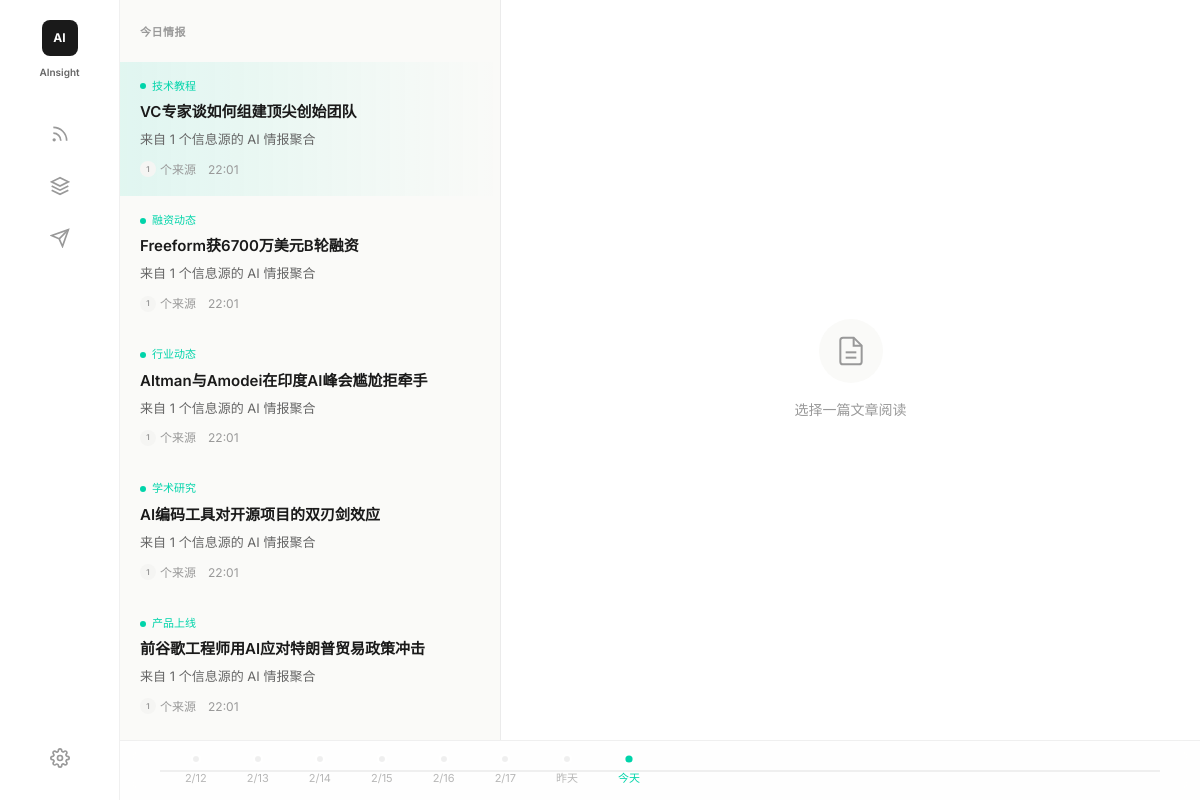
The page / on the database its author committed.
### src/database/models.py (models this page shows, shortened)
class Topic(Base):
    __tablename__ = "topics"
    id = Column(Integer, primary_key=True, autoincrement=True)
    title = Column(String(200), nullable=False, comment="主题标题")
    slug = Column(String(100), unique=True, nullable=False, comment="URL 友好标识")
    description = Column(Text, comment="主题描述")
    keywords = Column(Text, comment="关键词，空格分隔")
    category = Column(SQLEnum(IntelCategoryEnum), comment="情报类型")
    tags = Column(JSON, comment="标签列表")
    heat_score = Column(Integer, default=0, comment="热度评分 1-100")
    source_count = Column(Integer, default=0, comment="关联的原始内容数量")
    status = Column(SQLEnum(TopicStatusEnum), default=TopicStatusEnum.ACTIVE, comment="主题状态")
    merged_into_id = Column(Integer, ForeignKey("topics.id"), comment="合并到的主题 ID")
    first_seen_at = Column(DateTime, comment="首次发现时间")
    last_updated_at = Column(DateTime, comment="最后更新时间")
    created_at = Column(DateTime, server_default=func.now())
    raw_contents = relationship("RawContent", back_populates="topic")
    intelligence_package = relationship("IntelligencePackage", back_populates="topic", uselist=False)
    merged_topics = relationship("Topic", backref="merged_into", remote_side=[id])
    __table_args__ = (
        Index("idx_topics_category", "category"),
        Index("idx_topics_status", "status"),
        Index("idx_topics_heat", "heat_score"),
        Index("idx_topics_slug", "slug"),
    )

### src/web/app.py (the view)
@app.get("/", response_class=HTMLResponse)
async def index(request: Request):
    stats = await db.get_clustering_stats()
    topics = await db.get_active_topics(limit=10)
    topics_with_intel = []
    for topic in topics:
        intel = await db.get_topic_intelligence(topic.id)
        topics_with_intel.append({
            "topic": topic,
            "intel": intel,
        })
    return templates.TemplateResponse("index.html", {
        "request": request,
        "stats": stats,
        "topics_with_intel": topics_with_intel,
        "now": datetime.now(),
    })

### src/web/templates/index.html (shortened to what this page needs)
{% extends "base.html" %}
{% block content %}
<div class="content-area">
    <div class="summary-panel">
        <div class="summary-header">今日情报</div>
        {% if topics_with_intel %}
        {% for item in topics_with_intel %}
        <div class="news-item {% if loop.first %}active{% endif %}" data-id="{{ item.topic.id }}">
            <div class="news-category">
                <span class="news-category-dot"></span>
                {% if item.topic.category %}
                    {% if item.topic.category.value == 'model_release' %}模型发布
                    {% elif item.topic.category.value == 'funding' %}融资动态
                    {% elif item.topic.category.value == 'product_launch' %}产品上线
                    {% elif item.topic.category.value == 'research' %}学术研究
                    {% elif item.topic.category.value == 'drama' %}行业动态
                    {% elif item.topic.category.value == 'tutorial' %}技术教程
                    {% elif item.topic.category.value == 'market_signal' %}市场信号
                    {% else %}资讯{% endif %}
                {% else %}资讯{% endif %}
            </div>
            <div class="news-title">{{ item.topic.title }}</div>
            <div class="news-summary">
                {% if item.intel and item.intel.tldr %}
                {{ item.intel.tldr[:150] }}{% if item.intel.tldr|length > 150 %}...{% endif %}
                {% elif item.topic.description %}
                {{ item.topic.description[:120] }}{% if item.topic.description|length > 120 %}...{% endif %}
                {% else %}
                来自 {{ item.topic.source_count }} 个信息源的 AI 情报聚合
                {% endif %}
            </div>
            <div class="news-meta">
                <span class="news-source">
                    <span class="news-source-avatar">{{ item.topic.source_count }}</span>
                    个来源
                </span>
                <span>{{ item.topic.first_seen_at.strftime('%H:%M') if item.topic.first_seen_at else '今天' }}</span>
            </div>
        </div>
        {% endfor %}
        {% else %}
        <div class="news-item">
            <div class="news-title">暂无情报</div>
            <div class="news-summary">运行抓取器开始从配置的数据源聚合 AI 资讯</div>
        </div>
        {% endif %}
    </div>
    <div class="article-panel">
        {% if topics and topics|length > 0 %}
        {% set first_topic = topics[0] %}
        <div class="article-header">
            <div class="source-tabs">
                <div class="source-tab active" data-source="main">
                    <span class="source-tab-avatar">
                        {% if first_topic.category %}
                            {% if first_topic.category.value == 'model_release' %}AI
                            {% elif first_topic.category.value == 'funding' %}VC
                            {% elif first_topic.category.value == 'product_launch' %}PH
                            {% elif first_topic.category.value == 'research' %}RX
                            {% elif first_topic.category.value == 'drama' %}TW
                            {% elif first_topic.category.value == 'tutorial' %}GH
                            {% elif first_topic.category.value == 'market_signal' %}MK
                            {% else %}RS{% endif %}
                        {% else %}RS{% endif %}
                    </span>
                    <span class="source-tab-name">
                        {% if first_topic.category %}
                            {% if first_topic.category.value == 'model_release' %}AI 资讯
                            {% elif first_topic.category.value == 'funding' %}投资动态
                            {% elif first_topic.category.value == 'product_launch' %}产品发布
                            {% elif first_topic.category.value == 'research' %}学术论文
                            {% elif first_topic.category.value == 'drama' %}社交媒体
                            {% elif first_topic.category.value == 'tutorial' %}技术博客
                            {% elif first_topic.category.value == 'market_signal' %}市场观察
                            {% else %}RSS 订阅{% endif %}
                        {% else %}RSS 订阅{% endif %}
                    </span>
                </div>
            </div>
            <a href="/topic/{{ first_topic.id }}" class="article-source-link" title="查看详情">
                <svg width="18" height="18" viewBox="0 0 24 24" fill="none" stroke="currentColor" stroke-width="2">
                    <path d="M18 13v6a2 2 0 0 1-2 2H5a2 2 0 0 1-2-2V8a2 2 0 0 1 2-2h6"/>
                    <polyline points="15 3 21 3 21 9"/>
                    <line x1="10" y1="14" x2="21" y2="3"/>
                </svg>
            </a>
        </div>
        <div class="article-content">
            <h1 class="article-title">{{ first_topic.title }}</h1>
            <div class="article-meta">
                <span>{{ first_topic.first_seen_at.strftime('%Y-%m-%d %H:%M') if first_topic.first_seen_at else '今天' }}</span>
                <span>热度: {{ first_topic.heat_score }}</span>
            </div>
            <div class="article-body">
                {% if first_topic.description %}
                <p>{{ first_topic.description }}</p>
                {% endif %}
                {% if first_topic.keywords %}
                <p><strong>关键词:</strong> {{ first_topic.keywords }}</p>
                {% endif %}
                <p>本主题聚合自 {{ first_topic.source_count }} 个不同信息源，经过 AI 分析整合后呈现。</p>
            </div>
            <div class="ai-analysis">
                <div class="ai-analysis-header">
                    <svg width="16" height="16" viewBox="0 0 24 24" fill="currentColor">
                        <path d="M12 2L2 7l10 5 10-5-10-5z"/>
                        <path d="M2 17l10 5 10-5"/>
                        <path d="M2 12l10 5 10-5"/>
                    </svg>
                    AI 分析
                </div>
                <div class="ai-analysis-content">
                    {% if first_topic.heat_score and first_topic.heat_score > 50 %}
                    该主题在多个平台上引发热议，聚合情报显示市场关注度较高，可能对 AI 行业产生重要影响。建议持续关注后续发展。
                    {% else %}
                    该主题已从您配置的数据源中识别并聚合。AI 分析表明，基于您设置的关键词和 KOL 追踪，该主题与您的关注领域相关。
                    {% endif %}
                </div>
            </div>
        </div>
        {% else %}
        <div class="empty-article">
            <div class="empty-article-icon">
                <svg width="32" height="32" viewBox="0 0 24 24" fill="none" stroke="currentColor" stroke-width="1.5">
                    <path d="M14 2H6a2 2 0 0 0-2 2v16a2 2 0 0 0 2 2h12a2 2 0 0 0 2-2V8z"/>
                    <polyline points="14 2 14 8 20 8"/>
                    <line x1="16" y1="13" x2="8" y2="13"/>
                    <line x1="16" y1="17" x2="8" y2="17"/>
                </svg>
            </div>
            <div class="empty-article-text">选择一篇文章阅读</div>
        </div>
        {% endif %}
    </div>
</div>
{% endblock %}

### src/web/static/css/style.css (style rules this page uses)
:root { --bg-cream: #FAFAF8; --bg-white: #FFFFFF; --bg-hover: #F5F5F3; --text-primary: #1A1A1A; --text-secondary: #666666; --text-muted: #999999; --cyber-green: #00D4AA; --cyber-green-light: rgba(0, 212, 170, 0.1); --border-light: rgba(0, 0, 0, 0.06); --border-divider: rgba(0, 0, 0, 0.08); --sidebar-width: calc(100vw / 7); --font-family: 'Inter', -apple-system, BlinkMacSystemFont, 'SF Pro Display', system-ui, sans-serif; --timeline-height: 60px; }
*, *::before, *::after { box-sizing: border-box; margin: 0; padding: 0; }
html, body { width: 100vw; height: 100vh; overflow: hidden; font-family: var(--font-family); font-size: 14px; line-height: 1.6; color: var(--text-primary); background: var(--bg-cream); -webkit-font-smoothing: antialiased; }
.content-area { flex: 1; display: flex; overflow: hidden; }
.summary-panel { width: 380px; height: 100%; overflow-y: auto; padding: 24px 20px; background: var(--bg-cream); }
.summary-header { font-size: 11px; font-weight: 600; color: var(--text-muted); text-transform: uppercase; letter-spacing: 0.5px; margin-bottom: 20px; }
.news-item { padding: 16px 0; cursor: pointer; transition: all 0.15s ease; border-bottom: 1px solid transparent; }
.news-item.active { background: linear-gradient(90deg, var(--cyber-green-light) 0%, transparent 100%); margin: 0 -20px; padding: 16px 20px; }
.news-category { font-size: 11px; font-weight: 500; color: var(--cyber-green); margin-bottom: 6px; display: flex; align-items: center; gap: 6px; }
.news-category-dot { width: 6px; height: 6px; background: var(--cyber-green); border-radius: 50%; }
.news-title { font-size: 15px; font-weight: 600; color: var(--text-primary); line-height: 1.4; margin-bottom: 8px; }
.news-summary { font-size: 13px; color: var(--text-secondary); line-height: 1.5; display: -webkit-box; -webkit-line-clamp: 2; -webkit-box-orient: vertical; overflow: hidden; }
.news-meta { display: flex; align-items: center; gap: 12px; margin-top: 10px; font-size: 12px; color: var(--text-muted); }
.news-source { display: flex; align-items: center; gap: 4px; }
.news-source-avatar { width: 16px; height: 16px; border-radius: 50%; background: var(--bg-hover); display: flex; align-items: center; justify-content: center; font-size: 8px; font-weight: 600; }
.article-panel { flex: 1; height: 100%; overflow-y: auto; background: var(--bg-white); border-left: 1px solid var(--border-divider); }
.empty-article { display: flex; flex-direction: column; align-items: center; justify-content: center; height: 100%; color: var(--text-muted); }
.empty-article-icon { width: 64px; height: 64px; background: var(--bg-cream); border-radius: 50%; display: flex; align-items: center; justify-content: center; font-size: 24px; margin-bottom: 16px; }
.empty-article-text { font-size: 14px; }
.news-item { animation: fadeIn 0.3s ease; }

### rows shown on the page
Topic: topic "VC专家谈如何组建顶尖创始团队", topic.source_count "1", topic.source_count "1", topic.first_seen_at "22:01"
Topic: topic "Freeform获6700万美元B轮融资", topic.source_count "1", topic.source_count "1", topic.first_seen_at "22:01"
Topic: topic "Altman与Amodei在印度AI峰会尴尬拒牵手", topic.source_count "1", topic.source_count "1", topic.first_seen_at "22:01"
Topic: topic "AI编码工具对开源项目的双刃剑效应", topic.source_count "1", topic.source_count "1", topic.first_seen_at "22:01"
Topic: topic "前谷歌工程师用AI应对特朗普贸易政策冲击", topic.source_count "1", topic.source_count "1", topic.first_seen_at "22:01"
